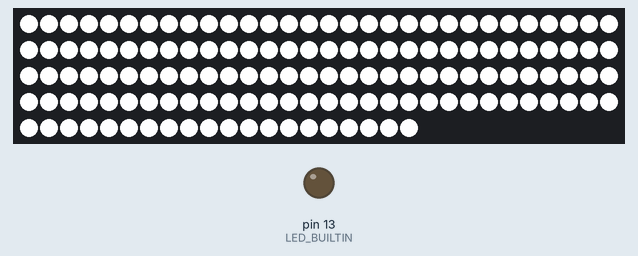
This sketch was run on a simulated Arduino Uno, built with avr-gcc and run on an emulated ATmega328P. On the bench: 140 RGB LEDs in strip order, left to right, continuing on the next row, output pins drawn as LEDs (lit = HIGH).

Above: at 0.1 s.

The sketch:

PrinterEnclosure.ino
```cpp
#include <Adafruit_NeoPixel.h>
#ifdef __AVR__
  #include <avr/power.h>
#endif

#define PIN 6

#define NUM_LEDS 140

#define BRIGHTNESS 255

Adafruit_NeoPixel strip = Adafruit_NeoPixel(NUM_LEDS, PIN, NEO_GRBW + NEO_KHZ800);

void setup() {
  pinMode(LED_BUILTIN, OUTPUT);
  strip.setBrightness(BRIGHTNESS);
  strip.begin();
  strip.show(); // Initialize all pixels to 'off'
}

void loop() {
    for(uint16_t i=0; i<strip.numPixels(); i++) {
        strip.setPixelColor(i, strip.Color(255,255,255, 255) );
    }
    strip.show();
}
```
